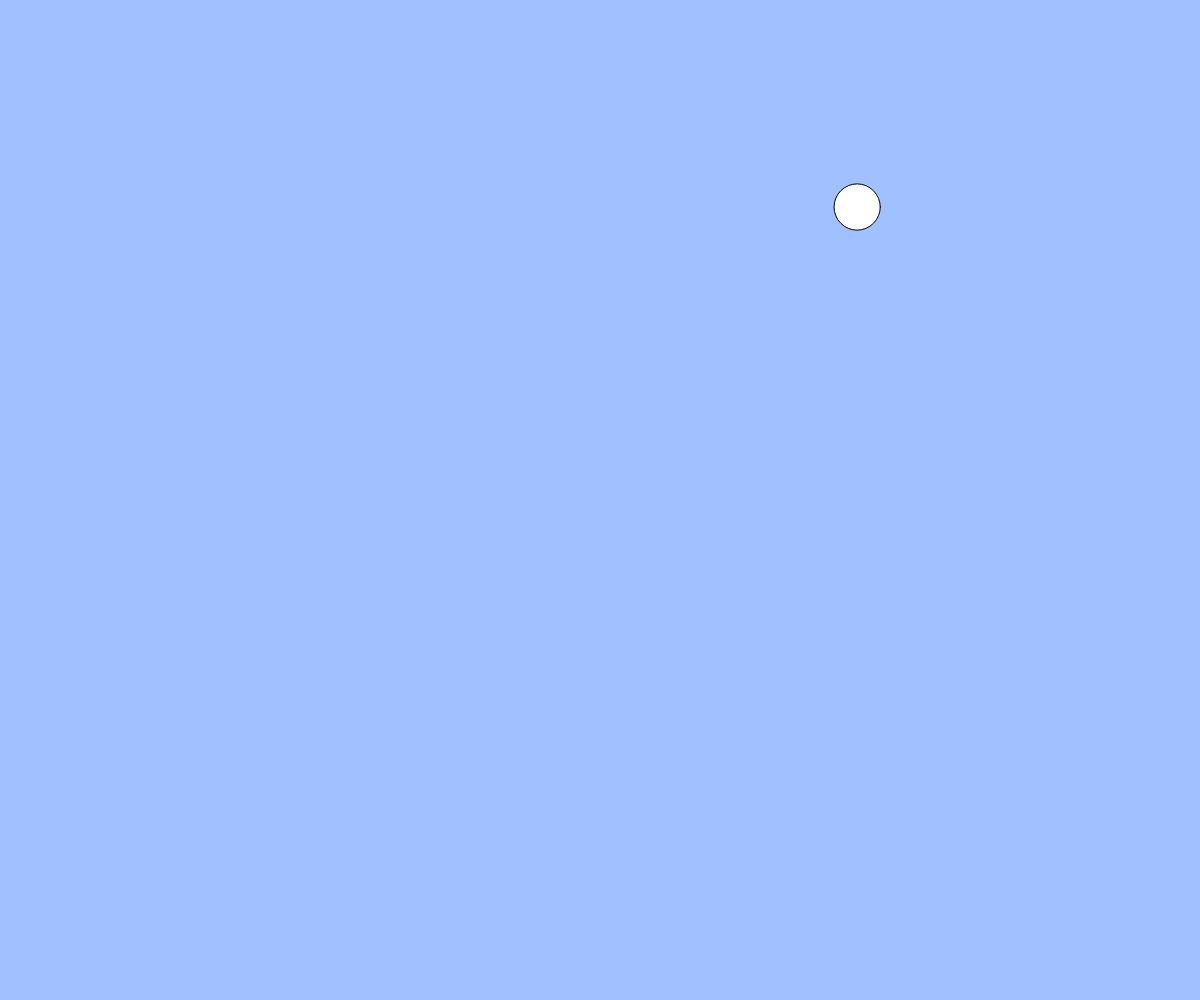
Frame 1 (no input)
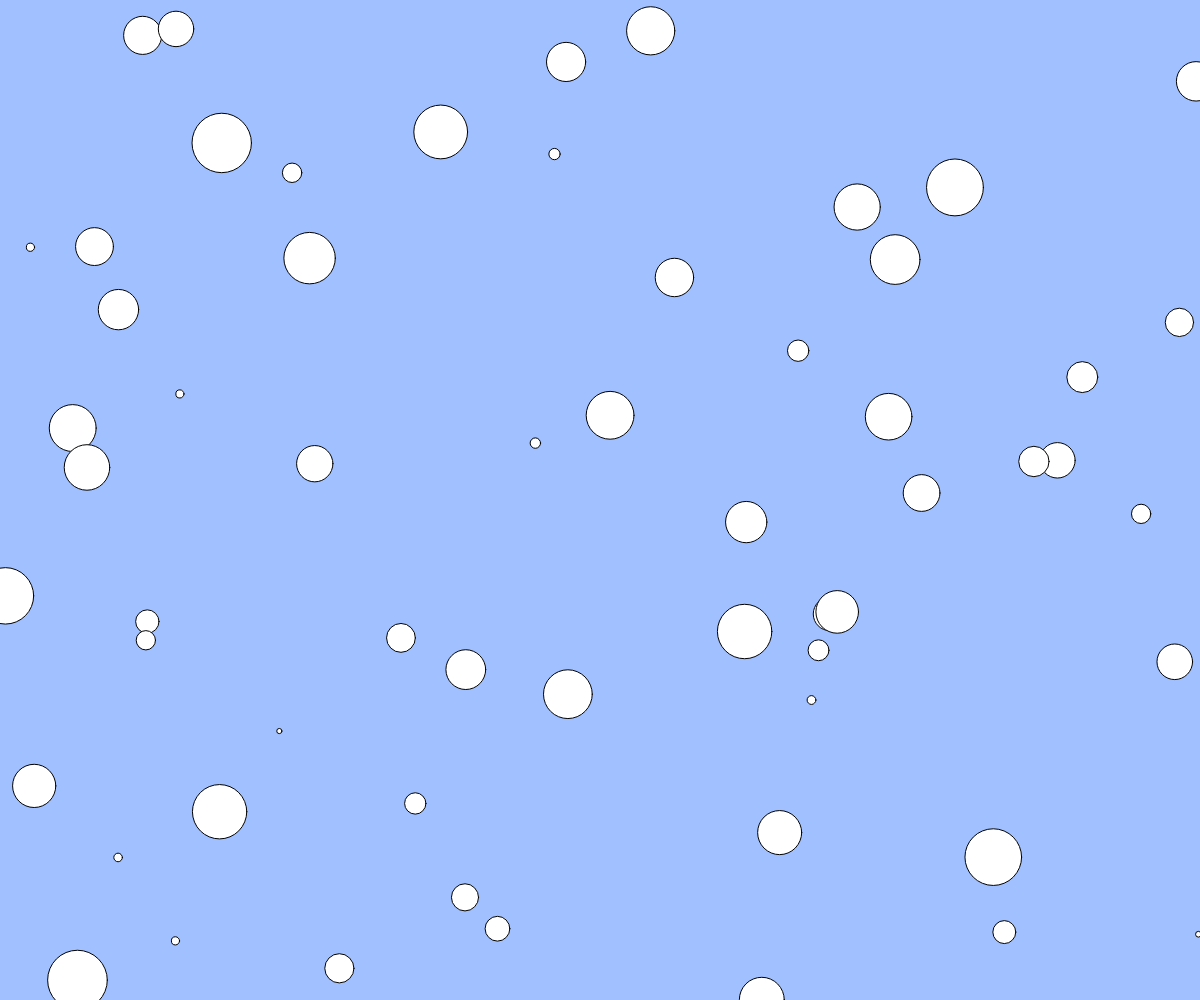
Frame 60 (no input)
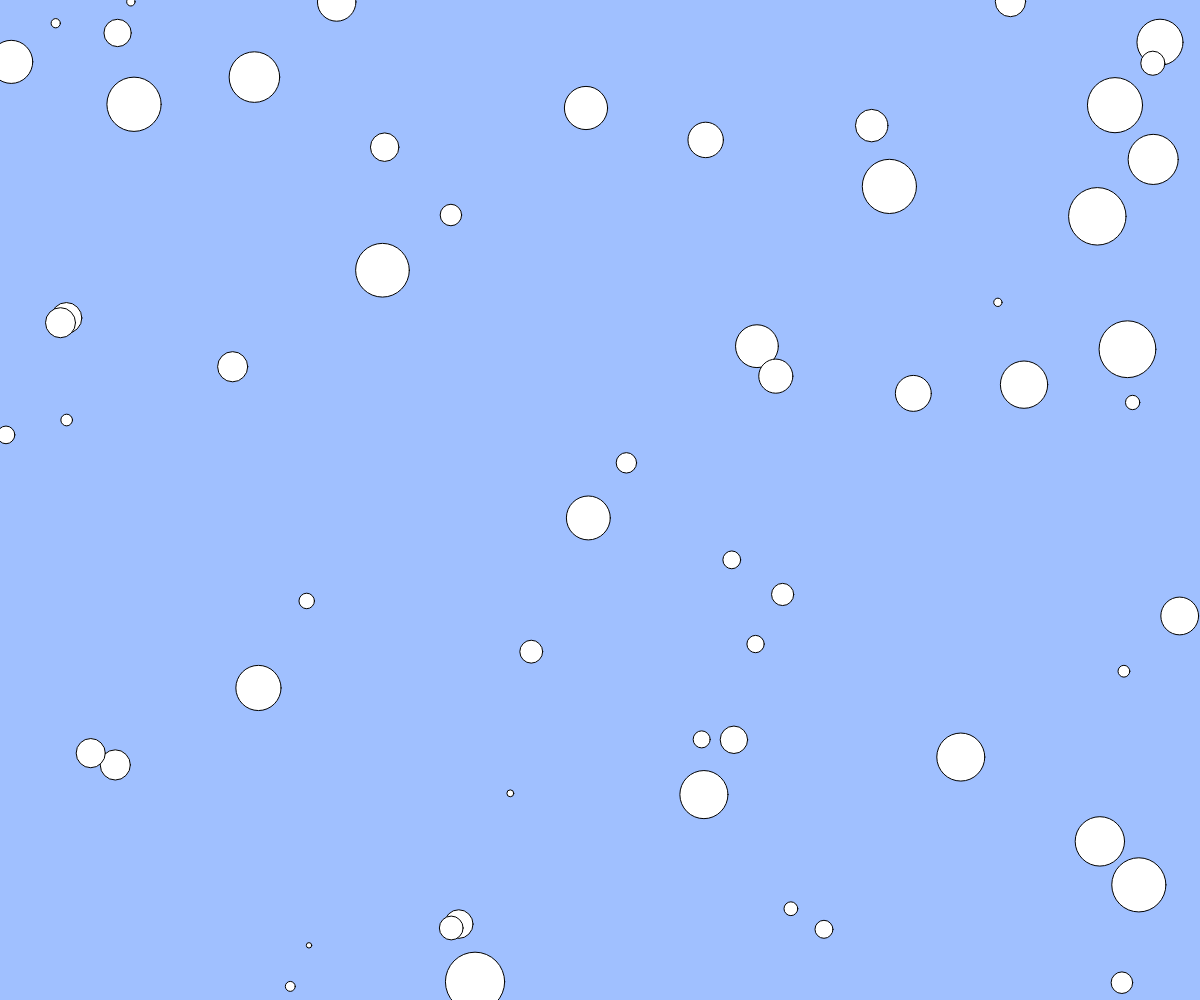
Frame 120 (the mouse pressed at the canvas centre since frame 60)

The p5.js sketch that drew these frames (run headless with seeded random() and noise() and a simulated clock; from frame 60 on, the mouse is pressed at the canvas centre):

// p5.js sketch
// ── sketch.js
//　テキスト「オブジェクト」
// 練習問題：ボールのサイズをランダムに変更してみよう
// 練習問題：何も操作しなくてもボールが湧いてくる機能を追加しよう

let balls;

function setup(){
  createCanvas(windowWidth, windowHeight);
  background(160, 192, 255);
  balls = [];
  let n = 0
}

function draw(){
  //background(160, 192, 255);
  //for(let i = 0; i < balls.length; i++){
    //let b = balls[i];
    //ellipse(b.x, b.y, b.size);
    //b.x += b.vx;
    //b.y += b.vy;
    
  //}
if(balls.length<60){
    let n={x: random(0,width), y: random(0,height), size: random(5,60), vx:5, vy:5};
    balls.push(n);
    ellipse(n.x, n.y, n.size);
    n++;
}
else{
  background(160, 192, 255);
  balls.length=0
}
  

}

 //balls[i] = { x: random(0,width), y: random(0,height), size: random(5,60), vx: random(1,100), vy:random(1,100) };
    //balls.push(b);

    //function mouseDragged(){ // ドラッグされたらボールを増やす
      //const dx = mouseX - pmouseX;
      //const dy = mouseY - pmouseY;
      //if(mag(dx, dy) > 5){ // mag(x,y) はベクトル(x,y)の長さ
        //const b = { x: mouseX, y: mouseY, size: 20, vx: dx, vy: dy };
        //balls.push(b);
      //}
    //}

function windowResized(){
  resizeCanvas(windowWidth, windowHeight);
}
